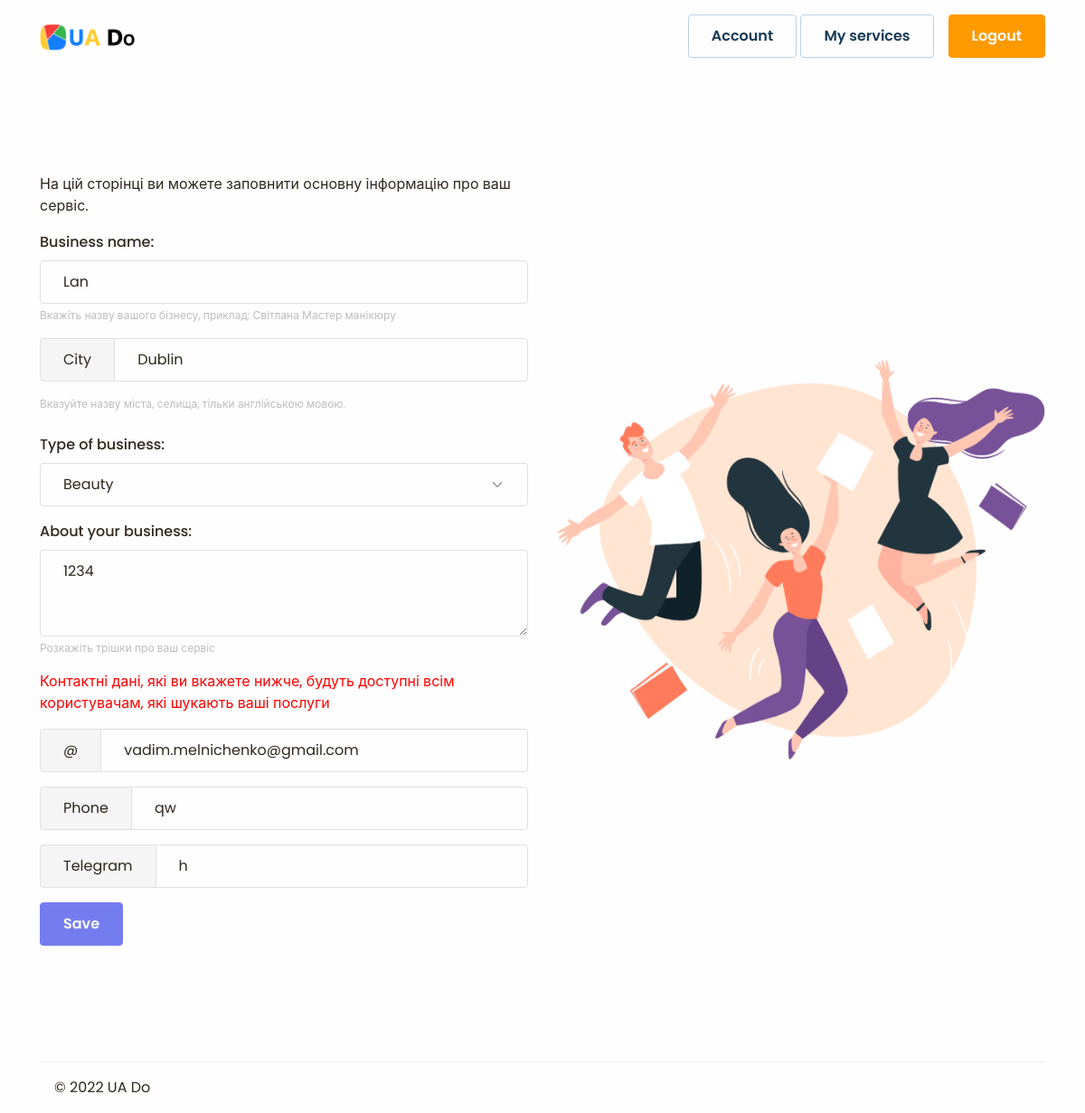
The app's page /account/ (signed in), older data.
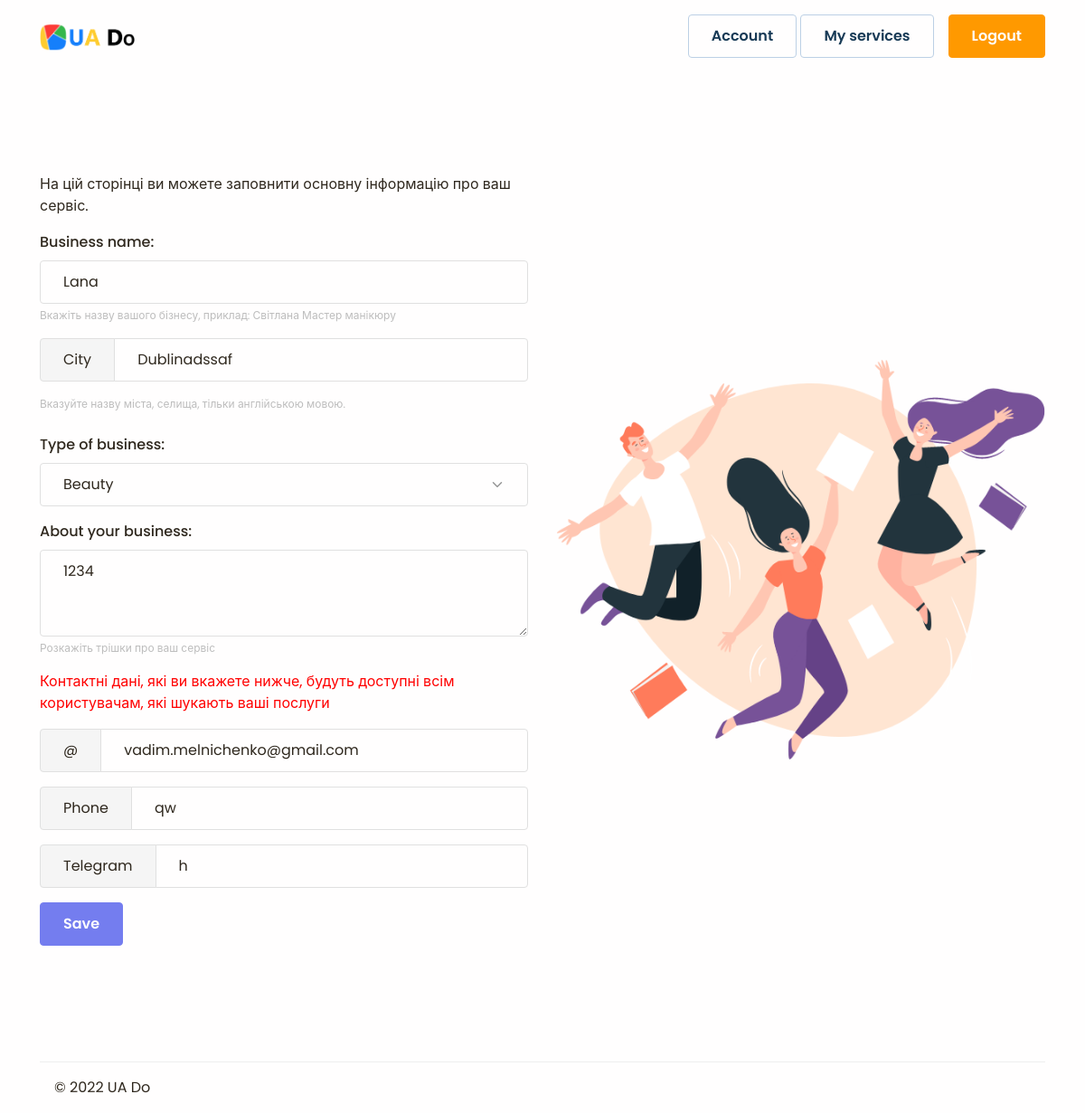
The same page, newer data.
### beauty/models.py (models this page shows, shortened)
class Business(models.Model):
    owner = models.OneToOneField(User, on_delete=models.CASCADE)
    name = models.CharField(verbose_name='Business name', max_length=64, default='Business name')
    city = models.CharField(verbose_name='City', max_length=64, default='city')
    type_of_business = models.ForeignKey(BusinessField, on_delete=models.SET_NULL, null=True)
    about = models.TextField(verbose_name='About business', default='')
    email = models.EmailField(default='', blank=True, null=True)
    phone = models.CharField(blank=True, null=True, max_length=16)
    telegram = models.CharField(blank=True, null=True, max_length=24)

class BusinessField(models.Model):
    name = models.CharField(verbose_name='Business field', max_length=64)
    description = models.TextField()
    class Meta:
        db_table = 'business_field'
    def __str__(self):
        return self.name

### website/views.py (the view, shortened to what this page needs)
# urls.py: path('account/', views.user_account, name='account'),
def user_account(request):
    if not request.user.is_authenticated:
        return HttpResponseRedirect(reverse(login_view))
    account_object = Business.objects.get(owner=request.user.id)
    return render(request, 'website/account.html',
                  context={'service_data': BusinessForm(instance=account_object), 'error': 'error'})

### website/forms.py
class BusinessForm(ModelForm):
    class Meta:
        model = Business
        exclude = ('owner',)

### website/templates/website/account.html (shortened to what this page needs)
{% extends 'website/base.html' %}
{% load static %}
{% block content %}
<section class="pt-7">
    <div class="container">
        <div class="row align-items-center">
            <div class="col-md-6 text-md-start text-center py-6">
                <div>
                    <p>На цій сторінці ви можете заповнити основну інформацію про ваш сервіс.</p>
                </div>
                <form action="{% url 'account' %}" method="post">
                    <div class="mb-3">
                        <label for="exampleFormControlInput1" class="form-label">{{ service_data.name.label }}:</label>
                        <input name="{{ service_data.name.name }}" type="text" class="form-control"
                               id="exampleFormControlInput1"
                               value="{{ service_data.name.value|capfirst }}">
                        <div id="emailHelp" class="form-text">Вкажіть назву вашого бізнесу, приклад: Світлана Мастер
                            манікюру
                        </div>
                    </div>
                    <div class="input-group mb-3">
                        <span class="input-group-text" id="basic-addon1">{{ service_data.city.label }}</span>
                        <input name="{{ service_data.city.name }}" type="text" class="form-control"
                               value="{{ service_data.city.value|capfirst }}"
                               aria-label="Username"
                               aria-describedby="basic-addon1">
                    </div>
                    <div class="form-text">Вказуйте назву міста, селища, тільки англійською мовою.</div>
                    <br>
                    {{ service_data.type_of_business.label_tag }}
                    <div class="input-group mb-3">
                        <select name="{{ service_data.type_of_business.name }}" class="form-select">
                            {% for i in service_data.type_of_business %}
                            {{ i }}
                            {% endfor %}
                        </select>
                    </div>
                    <div class="mb-3">
                        <label for="exampleFormControlTextarea1" class="form-label">About your business:</label>
                        <textarea name="{{ service_data.about.name }}" class="form-control" id="exampleFormControlTextarea1" rows="3">{{ service_data.about.value }}</textarea>
                        <div class="form-text">Розкажіть трішки про ваш сервіс</div>
                    </div>
                    <p style="color: red">Контактні дані, які ви вкажете нижче, будуть доступні всім користувачам, які шукають ваші послуги</p>
                    <div class="input-group mb-3">
                        <span class="input-group-text">@</span>
                        <input name="{{ service_data.email.name }}" type="email" class="form-control"
                               value="{{ service_data.email.value }}"
                               aria-label="Username"
                               aria-describedby="basic-addon1">
                    </div>
                    <div class="input-group mb-3">
                        <span class="input-group-text">Phone</span>
                        <input name="{{ service_data.phone.name }}" type="text" class="form-control"
                               value="{{ service_data.phone.value }}">
                    </div>
                    <div class="input-group mb-3">
                        <span class="input-group-text">Telegram</span>
                        <input name="{{ service_data.telegram.name }}" type="text" class="form-control"
                               value="{{ service_data.telegram.value }}">
                    </div>
                    <button type="submit" class="btn btn-primary">Save</button>
                </form>
            </div>
            <div class="col-md-6 text-end">
                <img class="pt-7 pt-md-0 img-fluid" src="{% static 'website/assets/img/hero/hero-img.png' %}" alt=""/>
            </div>
        </div>
    </div>
</section>
{% endblock %}

### website/templates/website/base.html (shortened to what this page needs)
{% load static %}
<!DOCTYPE html>
<html lang="en-US" dir="ltr">
<head>
    <link href="{% static 'website/assets/css/theme.css' %}" rel="stylesheet"/>
</head>
<body>
<main class="main" id="top">
    <nav class="navbar navbar-expand-lg navbar-light sticky-top" data-navbar-on-scroll="data-navbar-on-scroll">
        <div class="container"><a class="navbar-brand" href="{% url 'index' %}"><img
                src="{% static 'website/assets/img/logo.png' %}" height="31" alt="logo"/></a>
            <div class="collapse navbar-collapse border-top border-lg-0 mt-4 mt-lg-0" id="navbarSupportedContent">
                {% if user.is_authenticated%}
                <div class="d-flex ms-lg-4">
                    <a class="btn btn-secondary-outline" href="{% url 'account' %}">Account</a>&nbsp;
                    <a class="btn btn-secondary-outline" href="{% url 'services' %}">My services</a>
                    <a class="btn btn-warning ms-3" href="{% url 'logout' %}">Logout</a></div>
                {% else %}
                <div class="d-flex ms-lg-4"><a class="btn btn-secondary-outline" href="{% url 'login' %}">Sign In</a><a
                        class="btn btn-warning ms-3" href="{% url 'registration' %}">Sign Up</a></div>
                {% endif %}
            </div>
        </div>
    </nav>
    {% block content %}
    {% endblock %}
    <section class="text-center py-0">
        <div class="container">
            <div class="container border-top py-3">
                <div class="row justify-content-between">
                    <div class="col-12 col-md-auto mb-1 mb-md-0">
                        <p class="mb-0">&copy; 2022 UA Do </p>
                    </div>
                    <div class="col-12 col-md-auto">
                    </div>
                </div>
            </div>
        </div>
    </section>
</main>
</body>
</html>

Row changes from the older to the newer data that the page shows:
changed Business "vadim.melnichenko@gmail.com": name "Lan" → "Lana"; city "Dublin" → "Dublinadssaf"
